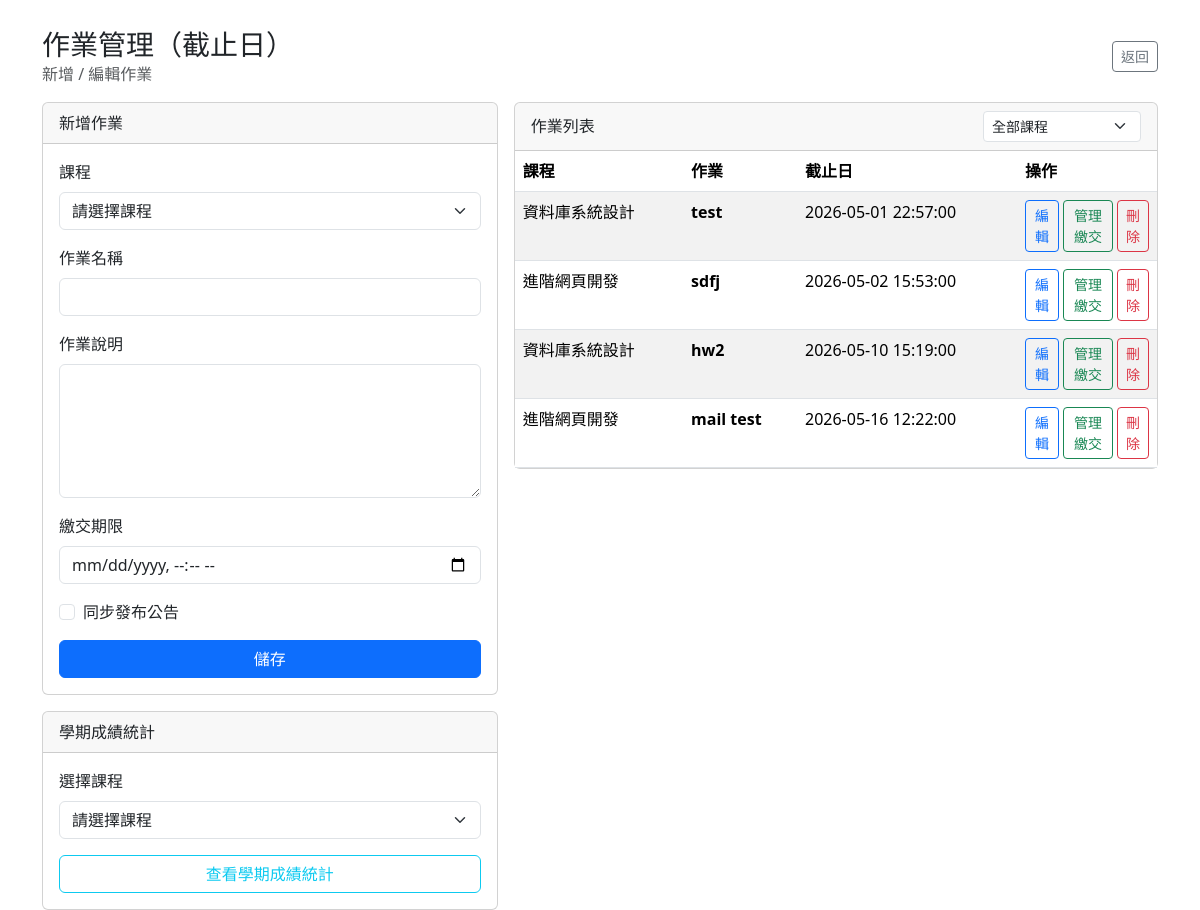
Screenshot of /teacher_assignments.php (signed in) with the database file from the repository.
### tables this page shows
CREATE TABLE `assignment` (
  `Assign_ID` varchar(50) NOT NULL COMMENT '作業編號',
  `Course_ID` varchar(50) NOT NULL,
  `Teacher_ID` varchar(50) DEFAULT NULL,
  `Title` varchar(255) NOT NULL COMMENT '作業名稱',
  `Description` text DEFAULT NULL COMMENT '作業說明',
  `Publish_Time` datetime DEFAULT current_timestamp() COMMENT '發布時間',
  `Due_Date` datetime NOT NULL COMMENT '繳交期限'
);

CREATE TABLE `course` (
  `Course_ID` varchar(50) NOT NULL COMMENT '課程編號',
  `Course_Name` varchar(100) NOT NULL COMMENT '課程名稱',
  `Semester` varchar(20) NOT NULL COMMENT '學期',
  `Teacher_ID` varchar(50) DEFAULT NULL
);

### teacher_assignments.php (the view, shortened to what this page needs)
<?php
require_once __DIR__ . '/auth.php';
$teacherId = $_SESSION['userid'];
$editId = $_GET['id'] ?? '';
$formTitle = '';
$formDescription = '';
$formDueDate = '';
$sql = "
    SELECT a.Assign_ID, a.Course_ID, c.Course_Name, a.Title, a.Description, a.Publish_Time, a.Due_Date
    FROM assignment a
    JOIN course c ON a.Course_ID = c.Course_ID
    WHERE c.Teacher_ID = :tid
";
$sql .= " ORDER BY a.Due_Date ASC";
$listStmt = $conn->prepare($sql);
$listStmt->bindParam(':tid', $teacherId);
$listStmt->execute();
$assignments = $listStmt->fetchAll(PDO::FETCH_ASSOC);
?>
<!DOCTYPE html>
<html lang="zh-TW">
<head>
    <link href="https://cdn.jsdelivr.net/npm/bootstrap@5.3.3/dist/css/bootstrap.min.css" rel="stylesheet">
</head>
<body>
<div class="container" style="padding-top: 28px;">
    <div class="d-flex align-items-center justify-content-between mb-3">
        <div>
            <h3 class="mb-0">作業管理（截止日）</h3>
            <div class="text-muted">新增 / 編輯作業</div>
        </div>
        <div>
            <a class="btn btn-outline-secondary btn-sm" href="teacher_dashboard.php">返回</a>
        </div>
    </div>
    <div class="row g-3">
        <div class="col-lg-5">
            <div class="card">
                <div class="card-header">
                    <?php echo $editId !== '' ? '編輯作業' : '新增作業'; ?>
                </div>
                <div class="card-body">
                    <form method="POST">
                        <div class="mb-3">
                            <label class="form-label">課程</label>
                            <select name="course_id" class="form-select" required>
                                <option value="">請選擇課程</option>
                            </select>
                        </div>
                        <div class="mb-3">
                            <label class="form-label">作業名稱</label>
                            <input type="text" name="title" class="form-control" required
                                   value="<?php echo htmlspecialchars($formTitle, ENT_QUOTES, 'UTF-8'); ?>">
                        </div>
                        <div class="mb-3">
                            <label class="form-label">作業說明</label>
                            <textarea name="description" class="form-control" rows="5"><?php echo htmlspecialchars($formDescription, ENT_QUOTES, 'UTF-8'); ?></textarea>
                        </div>
                        <div class="mb-3">
                            <label class="form-label">繳交期限</label>
                            <input type="datetime-local" name="due_date" class="form-control" required
                                    value="<?php echo htmlspecialchars($formDueDate, ENT_QUOTES, 'UTF-8'); ?>">
                        </div>
                        <div class="mb-3 form-check">
                            <input type="checkbox" name="publish_announcement" class="form-check-input" id="publish_announcement">
                            <label class="form-check-label" for="publish_announcement">同步發布公告</label>
                        </div>
                        <button type="submit" class="btn btn-primary w-100">儲存</button>
                    </form>
                </div>
            </div>
            <div class="card mt-3">
                <div class="card-header">學期成績統計</div>
                <div class="card-body">
                    <form action="teacher_course_grades.php" method="GET">
                        <div class="mb-3">
                            <label class="form-label">選擇課程</label>
                            <select name="course_id" class="form-select" required>
                                <option value="">請選擇課程</option>
                            </select>
                        </div>
                        <button type="submit" class="btn btn-outline-info w-100">查看學期成績統計</button>
                    </form>
                </div>
            </div>
        </div>
        <div class="col-lg-7">
            <div class="card">
                <div class="card-header d-flex align-items-center justify-content-between">
                    <span>作業列表</span>
                    <form method="GET" class="d-flex gap-2 align-items-center" style="margin:0;">
                        <select name="filter_course_id" class="form-select form-select-sm" style="width: auto;" onchange="this.form.submit()">
                            <option value="">全部課程</option>
                        </select>
                    </form>
                </div>
                <div class="card-body p-0">
                    <div class="table-responsive">
                        <table class="table table-striped table-hover mb-0">
                            <thead>
                                <tr>
                                    <th>課程</th>
                                    <th>作業</th>
                                    <th>截止日</th>
                                    <th style="width: 140px;">操作</th>
                                </tr>
                            </thead>
                            <tbody>
                            <?php if (count($assignments) === 0): ?>
                                <tr>
                                    <td colspan="4" class="text-center text-muted py-4">尚無作業</td>
                                </tr>
                            <?php else: ?>
                                <?php foreach ($assignments as $a): ?>
                                    <tr>
                                        <td><?php echo htmlspecialchars($a['Course_Name'] ?? $a['Course_ID'], ENT_QUOTES, 'UTF-8'); ?></td>
                                        <td>
                                            <div class="fw-semibold"><?php echo htmlspecialchars($a['Title'], ENT_QUOTES, 'UTF-8'); ?></div>
                                        </td>
                                        <td><?php echo htmlspecialchars($a['Due_Date'] ?? '', ENT_QUOTES, 'UTF-8'); ?></td>
                                        <td class="d-flex gap-1">
                                            <a class="btn btn-outline-primary btn-sm" href="teacher_assignments.php?id=<?php echo urlencode($a['Assign_ID']); ?>">編輯</a>
                                            <a class="btn btn-outline-success btn-sm" href="teacher_assignment_submissions.php?id=<?php echo urlencode($a['Assign_ID']); ?>">管理繳交</a>
                                            <form method="POST" style="margin:0;" onsubmit="return confirm('確定要刪除此作業嗎？');">
                                                <button type="submit" class="btn btn-outline-danger btn-sm">刪除</button>
                                            </form>
                                        </td>
                                    </tr>
                                <?php endforeach; ?>
                            <?php endif; ?>
                            </tbody>
                        </table>
                    </div>
                </div>
            </div>
        </div>
    </div>
</div>
</body>
</html>

### rows the page displays
assignment: Course_ID.Course_Name "資料庫系統設計", Title "test", Due_Date "2026-05-01 22:57:00"
assignment: Course_ID.Course_Name "進階網頁開發", Title "sdfj", Due_Date "2026-05-02 15:53:00"
assignment: Course_ID.Course_Name "資料庫系統設計", Title "hw2", Due_Date "2026-05-10 15:19:00"
assignment: Course_ID.Course_Name "進階網頁開發", Title "mail test", Due_Date "2026-05-16 12:22:00"
